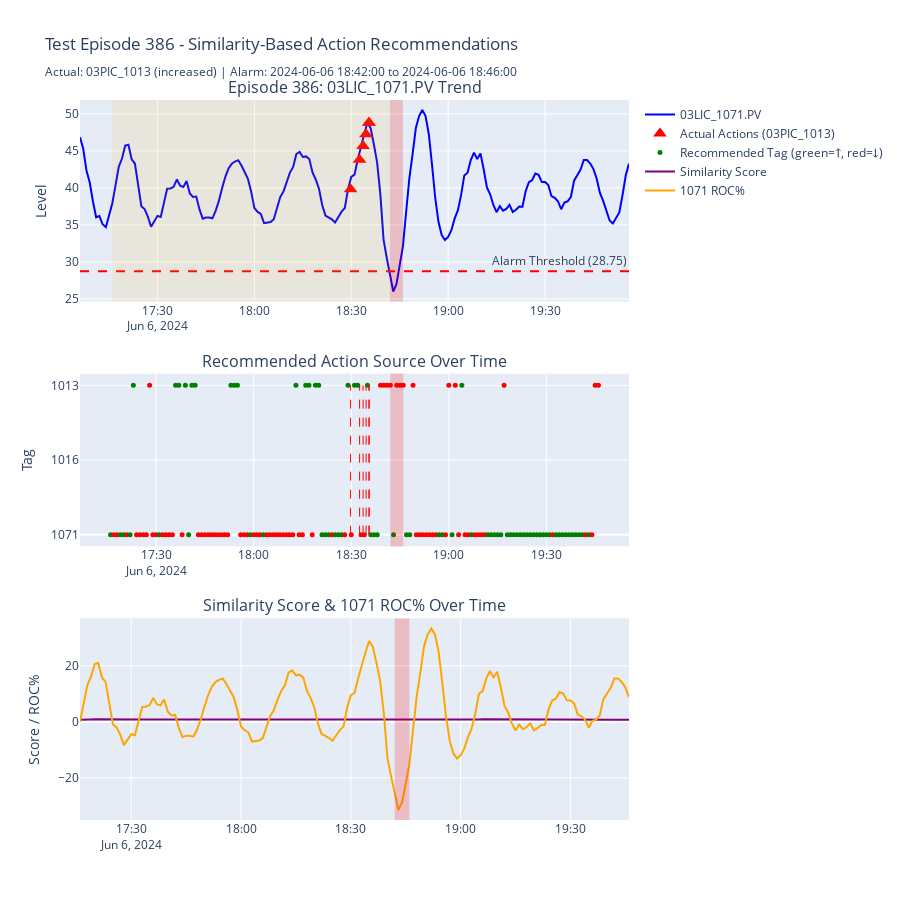

Write notebook code for a chart like this one.
### Code cell
# Step 22: Visualize the results with Plotly
import plotly.graph_objects as go
from plotly.subplots import make_subplots

fig = make_subplots(
    rows=3, cols=1,
    subplot_titles=[
        f'Episode {test_episode_id}: 03LIC_1071.PV Trend',
        'Recommended Action Source Over Time',
        'Similarity Score & 1071 ROC% Over Time'
    ],
    vertical_spacing=0.1,
    row_heights=[0.35, 0.3, 0.35]
)

# Get PV data for the time window
pv_start = test_deviation_start - pd.Timedelta(minutes=10)
pv_end = test_end_time + pd.Timedelta(minutes=10)
pv_window = pv_op_data_df.loc[pv_start:pv_end, '03LIC_1071.PV']

# Row 1: PV Trend
fig.add_trace(
    go.Scatter(x=pv_window.index, y=pv_window.values, mode='lines', name='03LIC_1071.PV', line=dict(color='blue')),
    row=1, col=1
)

# Add alarm threshold line
fig.add_hline(y=28.75, line_dash="dash", line_color="red", annotation_text="Alarm Threshold (28.75)", row=1, col=1)

# Add shaded regions for key periods using vrect
# Deviation to Alarm Start (orange)
fig.add_vrect(x0=test_deviation_start, x1=test_episode['AlarmStart'], 
              fillcolor="orange", opacity=0.1, line_width=0, row=1, col=1)
# Alarm period (red)
fig.add_vrect(x0=test_episode['AlarmStart'], x1=test_episode['AlarmEnd'], 
              fillcolor="red", opacity=0.2, line_width=0, row=1, col=1)

# Add actual action markers
if len(actual_actions_clean) > 0:
    action_times = pd.to_datetime(actual_actions_clean['VT_Start'])
    action_pv_values = [get_pv_at_timestamp(t, '03LIC_1071.PV') for t in action_times]
    fig.add_trace(
        go.Scatter(x=action_times, y=action_pv_values, mode='markers', name='Actual Actions (03PIC_1013)',
                  marker=dict(symbol='triangle-up', size=12, color='red')),
        row=1, col=1
    )

# Row 2: Recommended action source over time
# Map action source to numeric for plotting
source_map = {'03LIC_1071': 0, '03LIC_1016': 1, '03PIC_1013': 2}
top_recommendations['source_numeric'] = top_recommendations['recommended_action_source'].map(source_map)

# Color by direction: green=increase, red=decrease
colors = ['green' if d == 1 else 'red' for d in top_recommendations['recommended_action_direction']]

fig.add_trace(
    go.Scatter(x=top_recommendations['current_time'], 
              y=top_recommendations['source_numeric'],
              mode='markers',
              marker=dict(size=5, color=colors),
              name='Recommended Tag (green=↑, red=↓)',
              text=[f"Tag: {s}<br>Dir: {'↑ increase' if d==1 else '↓ decrease'}<br>Sim: {sim:.3f}" 
                    for s, d, sim in zip(top_recommendations['recommended_action_source'],
                                         top_recommendations['recommended_action_direction'],
                                         top_recommendations['similarity'])],
              hoverinfo='text'),
    row=2, col=1
)

# Add shaded regions for alarm period in row 2
fig.add_vrect(x0=test_episode['AlarmStart'], x1=test_episode['AlarmEnd'], 
              fillcolor="red", opacity=0.2, line_width=0, row=2, col=1)

# Add actual action times as vertical lines
if len(actual_actions_clean) > 0:
    for _, act in actual_actions_clean.iterrows():
        fig.add_shape(type="line", x0=act['VT_Start'], x1=act['VT_Start'], 
                     y0=0, y1=2, line=dict(color="red", dash="dash", width=1),
                     row=2, col=1)

# Row 3: Similarity score and ROC
fig.add_trace(
    go.Scatter(x=top_recommendations['current_time'], y=top_recommendations['similarity'],
              mode='lines', name='Similarity Score', line=dict(color='purple')),
    row=3, col=1
)
fig.add_trace(
    go.Scatter(x=top_recommendations['current_time'], y=top_recommendations['1071_roc_percent'],
              mode='lines', name='1071 ROC%', line=dict(color='orange')),
    row=3, col=1
)

# Add shaded regions for alarm period in row 3
fig.add_vrect(x0=test_episode['AlarmStart'], x1=test_episode['AlarmEnd'], 
              fillcolor="red", opacity=0.2, line_width=0, row=3, col=1)

# Update layout
fig.update_layout(
    height=900,
    title_text=f'Test Episode {test_episode_id} - Similarity-Based Action Recommendations<br>'
               f'<sub>Actual: 03PIC_1013 (increased) | Alarm: {test_episode["AlarmStart"]} to {test_episode["AlarmEnd"]}</sub>',
    showlegend=True
)

# Update y-axes
fig.update_yaxes(title_text="Level", row=1, col=1)
fig.update_yaxes(title_text="Tag", ticktext=['1071', '1016', '1013'], tickvals=[0, 1, 2], row=2, col=1)
fig.update_yaxes(title_text="Score / ROC%", row=3, col=1)

fig.show()

### Figure 1 — Plotly figure (JSON) as saved in the notebook; plotly's stock layout.template omitted (floating-point values rounded to 4 significant figures; data arrays with more than 128 entries replaced by an {"elided": "..."} marker saying what was removed)
{"data": [{"line": {"color": "blue"}, "mode": "lines", "name": "03LIC_1071.PV", "type": "scatter", "x": {"elided": "171 str values"}, "xaxis": "x", "y": {"elided": "171 float values"}, "yaxis": "y"}, {"marker": {"color": "red", "size": 12, "symbol": "triangle-up"}, "mode": "markers", "name": "Actual Actions (03PIC_1013)", "type": "scatter", "x": ["2024-06-06T18:29:47.905600000", "2024-06-06T18:32:34.005600000", "2024-06-06T18:33:38.455800000", "2024-06-06T18:34:33.705900000", "2024-06-06T18:35:26.555800000", "2024-06-06T18:35:31.170600000"], "xaxis": "x", "y": [39.84, 43.81, 45.68, 47.27, 48.82, 48.82], "yaxis": "y"}, {"hoverinfo": "text", "marker": {"color": {"elided": "151 str values"}, "size": 5}, "mode": "markers", "name": "Recommended Tag (green=↑, red=↓)", "text": {"elided": "151 str values"}, "type": "scatter", "x": {"elided": "151 str values"}, "xaxis": "x2", "y": {"elided": "151 int values"}, "yaxis": "y2"}, {"line": {"color": "purple"}, "mode": "lines", "name": "Similarity Score", "type": "scatter", "x": {"elided": "151 str values"}, "xaxis": "x3", "y": {"elided": "151 float values"}, "yaxis": "y3"}, {"line": {"color": "orange"}, "mode": "lines", "name": "1071 ROC%", "type": "scatter", "x": {"elided": "151 str values"}, "xaxis": "x3", "y": {"elided": "151 float values"}, "yaxis": "y3"}], "layout": {"annotations": [{"font": {"size": 16}, "showarrow": false, "text": "Episode 386: 03LIC_1071.PV Trend", "x": 0.5, "xanchor": "center", "xref": "paper", "y": 1, "yanchor": "bottom", "yref": "paper"}, {"font": {"size": 16}, "showarrow": false, "text": "Recommended Action Source Over Time", "x": 0.5, "xanchor": "center", "xref": "paper", "y": 0.62, "yanchor": "bottom", "yref": "paper"}, {"font": {"size": 16}, "showarrow": false, "text": "Similarity Score & 1071 ROC% Over Time", "x": 0.5, "xanchor": "center", "xref": "paper", "y": 0.28, "yanchor": "bottom", "yref": "paper"}, {"showarrow": false, "text": "Alarm Threshold (28.75)", "x": 1, "xanchor": "right", "xref": "x domain", "y": 28.75, "yanchor": "bottom", "yref": "y"}], "height": 900, "shapes": [{"line": {"color": "red", "dash": "dash"}, "type": "line", "x0": 0, "x1": 1, "xref": "x domain", "y0": 28.75, "y1": 28.75, "yref": "y"}, {"fillcolor": "orange", "line": {"width": 0}, "opacity": 0.1, "type": "rect", "x0": "2024-06-06T17:16:00", "x1": "2024-06-06T18:42:00", "xref": "x", "y0": 0, "y1": 1, "yref": "y domain"}, {"fillcolor": "red", "line": {"width": 0}, "opacity": 0.2, "type": "rect", "x0": "2024-06-06T18:42:00", "x1": "2024-06-06T18:46:00", "xref": "x", "y0": 0, "y1": 1, "yref": "y domain"}, {"fillcolor": "red", "line": {"width": 0}, "opacity": 0.2, "type": "rect", "x0": "2024-06-06T18:42:00", "x1": "2024-06-06T18:46:00", "xref": "x2", "y0": 0, "y1": 1, "yref": "y2 domain"}, {"line": {"color": "red", "dash": "dash", "width": 1}, "type": "line", "x0": "2024-06-06T18:29:47.905600", "x1": "2024-06-06T18:29:47.905600", "xref": "x2", "y0": 0, "y1": 2, "yref": "y2"}, {"line": {"color": "red", "dash": "dash", "width": 1}, "type": "line", "x0": "2024-06-06T18:32:34.005600", "x1": "2024-06-06T18:32:34.005600", "xref": "x2", "y0": 0, "y1": 2, "yref": "y2"}, {"line": {"color": "red", "dash": "dash", "width": 1}, "type": "line", "x0": "2024-06-06T18:33:38.455800", "x1": "2024-06-06T18:33:38.455800", "xref": "x2", "y0": 0, "y1": 2, "yref": "y2"}, {"line": {"color": "red", "dash": "dash", "width": 1}, "type": "line", "x0": "2024-06-06T18:34:33.705900", "x1": "2024-06-06T18:34:33.705900", "xref": "x2", "y0": 0, "y1": 2, "yref": "y2"}, {"line": {"color": "red", "dash": "dash", "width": 1}, "type": "line", "x0": "2024-06-06T18:35:26.555800", "x1": "2024-06-06T18:35:26.555800", "xref": "x2", "y0": 0, "y1": 2, "yref": "y2"}, {"line": {"color": "red", "dash": "dash", "width": 1}, "type": "line", "x0": "2024-06-06T18:35:31.170600", "x1": "2024-06-06T18:35:31.170600", "xref": "x2", "y0": 0, "y1": 2, "yref": "y2"}, {"fillcolor": "red", "line": {"width": 0}, "opacity": 0.2, "type": "rect", "x0": "2024-06-06T18:42:00", "x1": "2024-06-06T18:46:00", "xref": "x3", "y0": 0, "y1": 1, "yref": "y3 domain"}], "showlegend": true, "title": {"text": "Test Episode 386 - Similarity-Based Action Recommendations<br><sub>Actual: 03PIC_1013 (increased) | Alarm: 2024-06-06 18:42:00 to 2024-06-06 18:46:00</sub>"}, "xaxis": {"anchor": "y", "domain": [0, 1]}, "xaxis2": {"anchor": "y2", "domain": [0, 1]}, "xaxis3": {"anchor": "y3", "domain": [0, 1]}, "yaxis": {"anchor": "x", "domain": [0.72, 1], "title": {"text": "Level"}}, "yaxis2": {"anchor": "x2", "domain": [0.38, 0.62], "ticktext": ["1071", "1016", "1013"], "tickvals": [0, 1, 2], "title": {"text": "Tag"}}, "yaxis3": {"anchor": "x3", "domain": [0, 0.28], "title": {"text": "Score / ROC%"}}}}
